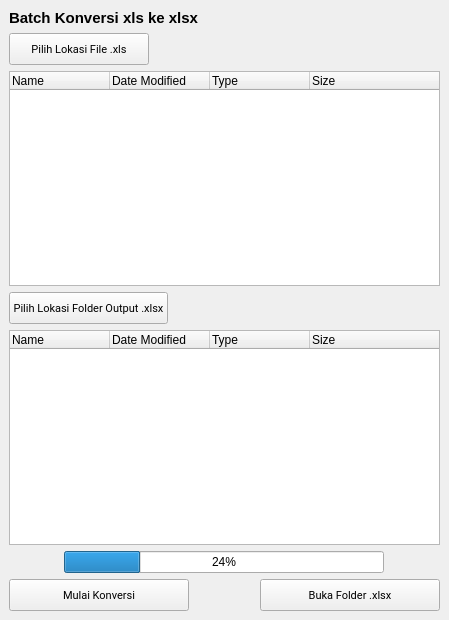
<?xml version="1.0" encoding="UTF-8"?>
<ui version="4.0">
 <class>ConvertWindow</class>
 <widget class="QMainWindow" name="ConvertWindow">
  <property name="geometry">
   <rect>
    <x>0</x>
    <y>0</y>
    <width>449</width>
    <height>620</height>
   </rect>
  </property>
  <property name="maximumSize">
   <size>
    <width>580</width>
    <height>620</height>
   </size>
  </property>
  <property name="windowTitle">
   <string>Batch Convert XLS to XLSX</string>
  </property>
  <property name="windowIcon">
   <iconset resource="../resources.qrc">
    <normaloff>:/IMAGE/bg/logo.ico</normaloff>:/IMAGE/bg/logo.ico</iconset>
  </property>
  <property name="styleSheet">
   <string notr="true">font: 8pt &quot;Roboto&quot;;</string>
  </property>
  <widget class="QWidget" name="main_vLayout">
   <layout class="QVBoxLayout" name="verticalLayout">
    <item>
     <widget class="QLabel" name="label_judul">
      <property name="font">
       <font>
        <family>Ubuntu</family>
        <pointsize>11</pointsize>
        <italic>false</italic>
        <bold>true</bold>
       </font>
      </property>
      <property name="styleSheet">
       <string notr="true">font: 700 Bold 11pt &quot;Ubuntu&quot;;</string>
      </property>
      <property name="text">
       <string>Batch Konversi xls ke xlsx</string>
      </property>
     </widget>
    </item>
    <item>
     <layout class="QHBoxLayout" name="sourceBtn_hLayout">
      <property name="spacing">
       <number>6</number>
      </property>
      <item>
       <widget class="QPushButton" name="LokasiSumberFile_btn">
        <property name="minimumSize">
         <size>
          <width>140</width>
          <height>32</height>
         </size>
        </property>
        <property name="maximumSize">
         <size>
          <width>182</width>
          <height>32</height>
         </size>
        </property>
        <property name="font">
         <font>
          <family>Roboto</family>
          <pointsize>8</pointsize>
          <italic>false</italic>
          <bold>false</bold>
         </font>
        </property>
        <property name="cursor">
         <cursorShape>PointingHandCursor</cursorShape>
        </property>
        <property name="toolTip">
         <string>&lt;html&gt;&lt;head/&gt;&lt;body&gt;&lt;p&gt;Gunakan tombol untuk memilih lokasi file Excel dengan format .xls&lt;/p&gt;&lt;/body&gt;&lt;/html&gt;</string>
        </property>
        <property name="text">
         <string>Pilih Lokasi File .xls</string>
        </property>
       </widget>
      </item>
      <item>
       <spacer name="horizontalSpacer">
        <property name="orientation">
         <enum>Qt::Horizontal</enum>
        </property>
        <property name="sizeHint" stdset="0">
         <size>
          <width>20</width>
          <height>20</height>
         </size>
        </property>
       </spacer>
      </item>
     </layout>
    </item>
    <item>
     <widget class="QTreeWidget" name="lokasiSumber_treeWidget">
      <property name="toolTip">
       <string>&lt;html&gt;&lt;head/&gt;&lt;body&gt;&lt;p&gt;Daftar file Excel format .xls yang akan di konversikan ke Excel .xlsx.&lt;br/&gt;Kamu bisa jatuhkan file .xls langsung ke dalam box ini !&lt;/p&gt;&lt;p&gt;Klik kanan pada file Excel untuk melihat opsi lebih lanjut !&lt;/p&gt;&lt;/body&gt;&lt;/html&gt;</string>
      </property>
      <property name="editTriggers">
       <set>QAbstractItemView::NoEditTriggers</set>
      </property>
      <property name="dragEnabled">
       <bool>true</bool>
      </property>
      <property name="columnCount">
       <number>4</number>
      </property>
      <column>
       <property name="text">
        <string>Name</string>
       </property>
      </column>
      <column>
       <property name="text">
        <string>Date Modified</string>
       </property>
      </column>
      <column>
       <property name="text">
        <string>Type</string>
       </property>
      </column>
      <column>
       <property name="text">
        <string>Size</string>
       </property>
      </column>
     </widget>
    </item>
    <item>
     <layout class="QHBoxLayout" name="outputBtn_hLayout">
      <item>
       <widget class="QPushButton" name="LokasiOutputFolder_btn">
        <property name="minimumSize">
         <size>
          <width>0</width>
          <height>32</height>
         </size>
        </property>
        <property name="maximumSize">
         <size>
          <width>200</width>
          <height>32</height>
         </size>
        </property>
        <property name="font">
         <font>
          <family>Roboto</family>
          <pointsize>8</pointsize>
          <italic>false</italic>
          <bold>false</bold>
         </font>
        </property>
        <property name="cursor">
         <cursorShape>PointingHandCursor</cursorShape>
        </property>
        <property name="toolTip">
         <string>&lt;html&gt;&lt;head/&gt;&lt;body&gt;&lt;p&gt;Gunakan tombol untuk memilih lokasi Folder file Excel format .xlsx akan disimpan.&lt;/p&gt;&lt;/body&gt;&lt;/html&gt;</string>
        </property>
        <property name="text">
         <string>Pilih Lokasi Folder Output .xlsx</string>
        </property>
       </widget>
      </item>
      <item>
       <spacer name="horizontalSpacer_2">
        <property name="orientation">
         <enum>Qt::Horizontal</enum>
        </property>
        <property name="sizeHint" stdset="0">
         <size>
          <width>20</width>
          <height>20</height>
         </size>
        </property>
       </spacer>
      </item>
     </layout>
    </item>
    <item>
     <widget class="QTreeWidget" name="lokasiTujuan_treeWidget">
      <property name="toolTip">
       <string>&lt;html&gt;&lt;head/&gt;&lt;body&gt;&lt;p&gt;Daftar file Excel format .xls yang telah di konversikan ke Excel .xlsx&lt;/p&gt;&lt;p&gt;Klik kanan pada file Excel untuk melihat opsi lebih lanjut !&lt;/p&gt;&lt;/body&gt;&lt;/html&gt;</string>
      </property>
      <property name="editTriggers">
       <set>QAbstractItemView::NoEditTriggers</set>
      </property>
      <property name="dragEnabled">
       <bool>false</bool>
      </property>
      <property name="columnCount">
       <number>4</number>
      </property>
      <column>
       <property name="text">
        <string>Name</string>
       </property>
      </column>
      <column>
       <property name="text">
        <string>Date Modified</string>
       </property>
      </column>
      <column>
       <property name="text">
        <string>Type</string>
       </property>
      </column>
      <column>
       <property name="text">
        <string>Size</string>
       </property>
      </column>
     </widget>
    </item>
    <item alignment="Qt::AlignHCenter">
     <widget class="QProgressBar" name="progressBar">
      <property name="minimumSize">
       <size>
        <width>320</width>
        <height>20</height>
       </size>
      </property>
      <property name="value">
       <number>24</number>
      </property>
     </widget>
    </item>
    <item>
     <layout class="QHBoxLayout" name="submitBtn_hlLayout">
      <item>
       <widget class="QPushButton" name="konversi_Btn">
        <property name="minimumSize">
         <size>
          <width>180</width>
          <height>32</height>
         </size>
        </property>
        <property name="maximumSize">
         <size>
          <width>180</width>
          <height>32</height>
         </size>
        </property>
        <property name="font">
         <font>
          <family>Roboto</family>
          <pointsize>8</pointsize>
          <italic>false</italic>
          <bold>false</bold>
         </font>
        </property>
        <property name="cursor">
         <cursorShape>PointingHandCursor</cursorShape>
        </property>
        <property name="toolTip">
         <string>&lt;html&gt;&lt;head/&gt;&lt;body&gt;&lt;p&gt;Gunakan tombol untuk memulai konversi otomatis format .xls ke formal .xlsx&lt;/p&gt;&lt;/body&gt;&lt;/html&gt;</string>
        </property>
        <property name="text">
         <string>Mulai Konversi</string>
        </property>
       </widget>
      </item>
      <item>
       <spacer name="horizontalSpacer_3">
        <property name="orientation">
         <enum>Qt::Horizontal</enum>
        </property>
        <property name="sizeHint" stdset="0">
         <size>
          <width>40</width>
          <height>20</height>
         </size>
        </property>
       </spacer>
      </item>
      <item>
       <widget class="QPushButton" name="openFolderOutputXLSX_btn">
        <property name="minimumSize">
         <size>
          <width>180</width>
          <height>32</height>
         </size>
        </property>
        <property name="maximumSize">
         <size>
          <width>180</width>
          <height>32</height>
         </size>
        </property>
        <property name="font">
         <font>
          <family>Roboto</family>
          <pointsize>8</pointsize>
          <italic>false</italic>
          <bold>false</bold>
         </font>
        </property>
        <property name="cursor">
         <cursorShape>PointingHandCursor</cursorShape>
        </property>
        <property name="toolTip">
         <string>&lt;html&gt;&lt;head/&gt;&lt;body&gt;&lt;p&gt;Gunakan tombol untuk membuka lokasi file Excel dengan format .xlsx yang sudah dikonversikan.&lt;/p&gt;&lt;/body&gt;&lt;/html&gt;</string>
        </property>
        <property name="text">
         <string>Buka Folder .xlsx</string>
        </property>
       </widget>
      </item>
     </layout>
    </item>
   </layout>
  </widget>
 </widget>
 <resources>
  <include location="../resources.qrc"/>
 </resources>
 <connections/>
</ui>
